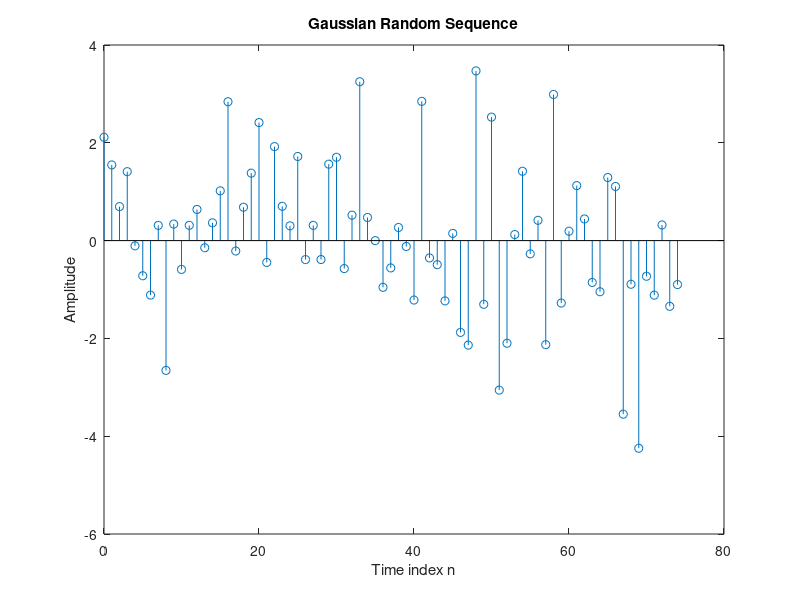

Reproduce this figure in MATLAB.
n = 0:74;
xmean = 0;
xstd = sqrt(3);
x = xstd*randn(1,length(n)) + xmean;
stem(n,x);
title('Gaussian Random Sequence');
xlabel('Time index n');
ylabel('Amplitude');